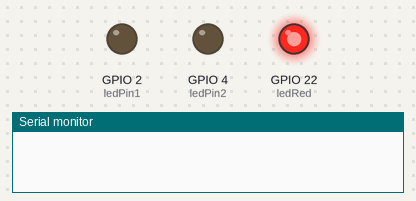
Bench run of a program on a simulated ESP32. Shown: output pins drawn as LEDs (lit = HIGH), the last lines printed to the serial monitor.

Above: at 0.01 s.
At 5.77 s:
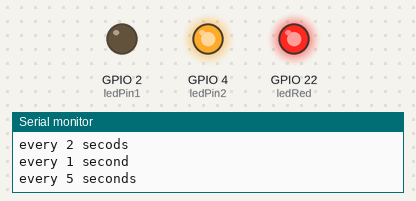
At 13.12 s:
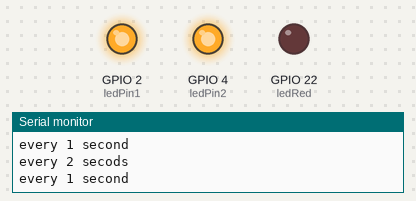
At 20.32 s:
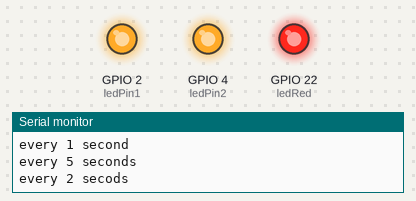
At 29.92 s:
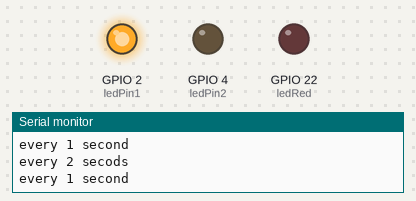
At 39.67 s:
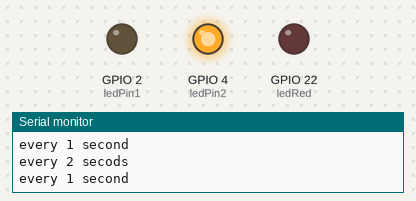
Timing chart, 0 to 40.0 s (numbered marks = the images above):
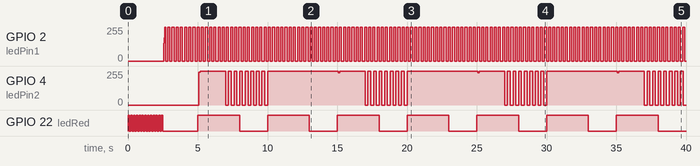

Measured:
- by itself, GPIO 4 (ledPin2): repeats every 10.0 s: 255/255 1.8 s, 7 × (0/255 0.20 s, 255/255 0.20 s), 0/255 0.20 s, 255/255 5.1 s, 242/255 0.12 s
- by itself, GPIO 22 (ledRed): goes 12 × (LOW 0.10 s, HIGH 0.10 s), LOW 2.5 s, 6 × (HIGH 3.0 s, LOW 2.0 s), HIGH 3.0 s, then LOW

The program:

main.cpp
```cpp
#include <Arduino.h>
#include <TimerUtils.h>
// The timer function

// Define the pins
const int ledPin1 = 2; // Often the onboard LED
const int ledPin2 = 4;
const int ledRed = 22;
bool flagLed2 = false;
bool flagRedLed = false;
bool flagled2b = false;

void setup()
{
  Serial.begin(115200);
  // Initialize the pins as outputs
  pinMode(ledPin1, OUTPUT);
  pinMode(ledPin2, OUTPUT);
  pinMode(ledRed, OUTPUT);
  for (int i = 0; i < 25; i++)
  {
    digitalWrite(ledRed, !digitalRead(ledRed));
    delay(100);
  }
}

void loop()
{
  // Turn both LEDs ON
  if (isTimerReady(TIMER_LED1, 150))
    digitalWrite(ledPin1, !digitalRead(ledPin1));

  if (isTimerReady(TIMER_LED2, 200, flagLed2))
    digitalWrite(ledPin2, !digitalRead(ledPin2));

  if (isTimerReady(TIMER_UART, 1000))
    Serial.println("every 1 second");
  if (isTimerReady(TIMER_UART5, 5000))
    Serial.println("every 5 seconds");

  if (isTimerReady(TIMER_UART2, 2000))
    Serial.println("every 2 secods");

  if (isTimerReady(TIMER_FLAG_LED2, 5000))
  {
    flagLed2 = !flagLed2;
    flagled2b = true;
    flagRedLed = true;
  }

  if (isTimerActive(TiMER_LED_RED, 3000, flagRedLed))
  {
    digitalWrite(ledRed, HIGH);
  }
  else
  {
    digitalWrite(ledRed, LOW);
  }
  if (isTimerActive(TIMER_FLAG_LED2, 2000, flagled2b))
  {
    digitalWrite(ledPin2, HIGH);
  }
  else
  {
    //digitalWrite(ledPin2, LOW);
  }
  delay(5); // Wait for 500ms

  // Turn both LEDs OFF
}
```

TimerUtils.h
```cpp
#ifndef TIMER_UTILS_H
#define TIMER_UTILS_H

#include <Arduino.h>

typedef enum
{
    TIMER_LED1,
    TIMER_LED2,
    TIMER_UART,
    TIMER_UART5,
    TIMER_UART2,
    TIMER_FLAG_LED2,
    TiMER_LED_RED,
    TIMER_COUNT
} TimerID_t;
// Function declaration
bool isTimerReady(TimerID_t id, unsigned long interval, bool);
bool isTimerReady(TimerID_t id, unsigned long interval);
bool isTimerActive(TimerID_t id, unsigned long duration, bool &trigger);

#endif
```

TimerUtils.cpp
```cpp
#include "TimerUtils.h"

/**
 * Periodically returns true every 'interval' milliseconds.
 * Useful for tasks like blinking an LED or reading a sensor at a set rate.
 */
bool isTimerReady(TimerID_t id, unsigned long interval, bool active)
{
    if (active == false)
        return false;

    static unsigned long lastTime[TIMER_COUNT] = {0};

    if (id < 0 || id >= TIMER_COUNT)
        return false;

    if (millis() - lastTime[id] >= interval)
    {
        lastTime[id] += interval;
        return true;
    }
    return false;
}

bool isTimerReady(TimerID_t id, unsigned long interval)
{
    return isTimerReady(id, interval, true);
}

/**
 * Returns true for the duration of 'duration' once 'trigger' is activated.
 * Automatically sets the 'trigger' variable back to false once started.
 *
 * @param trigger: Passed by reference (&), so it resets to false in the main loop.
 */
bool isTimerActive(TimerID_t id, unsigned long duration, bool &trigger)
{
    static unsigned long startTime[TIMER_COUNT] = {0};
    static bool running[TIMER_COUNT] = {false};

    if (id < 0 || id >= TIMER_COUNT)
        return false;

    // If trigger is true, start the timer and IMMEDIATELY reset the trigger
    if (trigger)
    {
        startTime[id] = millis();
        running[id] = true;
        trigger = false; // This changes the variable in the calling code
    }

    if (running[id])
    {
        // Check if we are still within the time window
        if (millis() - startTime[id] < duration)
        {
            return true;
        }
        else
        {
            running[id] = false; // Time's up
        }
    }

    return false;
}
```
